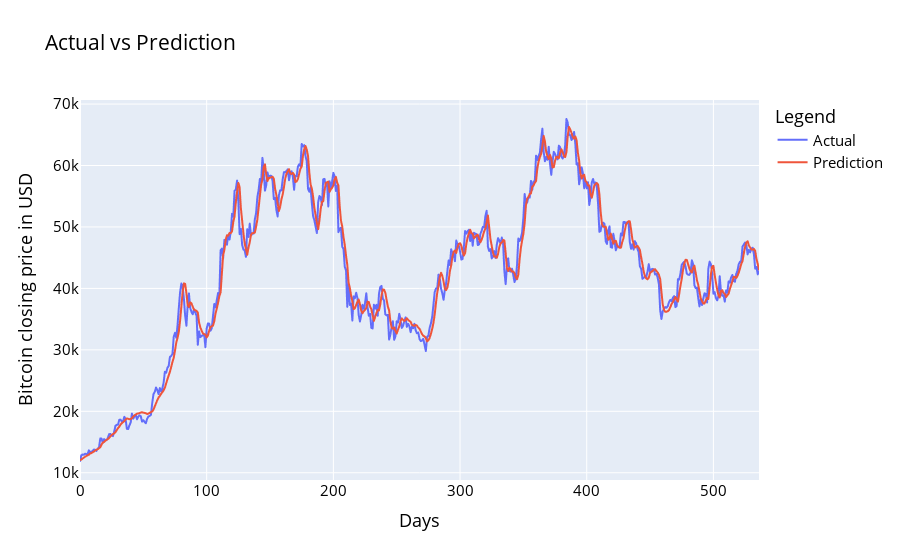

This figure's notebook cell:
### Code cell
df_plot = pd.DataFrame({ 'Actual': original_ytest.squeeze(), 'Prediction':prediction_bilstm.squeeze() })
import plotly.express as px
fig = px.line(df_plot, x=df_plot.index.values, y=df_plot.columns,
              title='custom tick labels')
fig.update_layout(title_text='Actual vs Prediction', 
                   font_size=15, font_color='black', legend_title_text='Legend')
fig.update_xaxes(title='Days')
fig.update_yaxes(title='Bitcoin closing price in USD')
fig.show()

### Figure 1 — Plotly figure (JSON) as saved in the notebook; plotly's stock layout.template omitted (floating-point values rounded to 4 significant figures; data arrays with more than 128 entries replaced by an {"elided": "..."} marker saying what was removed)
{"data": [{"hovertemplate": "variable=Actual<br>x=%{x}<br>value=%{y}<extra></extra>", "legendgroup": "Actual", "line": {"color": "#636efa", "dash": "solid"}, "mode": "lines", "name": "Actual", "showlegend": true, "type": "scattergl", "x": {"elided": "537 int values"}, "xaxis": "x", "y": {"elided": "537 float values"}, "yaxis": "y"}, {"hovertemplate": "variable=Prediction<br>x=%{x}<br>value=%{y}<extra></extra>", "legendgroup": "Prediction", "line": {"color": "#EF553B", "dash": "solid"}, "mode": "lines", "name": "Prediction", "showlegend": true, "type": "scattergl", "x": {"elided": "537 int values"}, "xaxis": "x", "y": {"elided": "537 float values"}, "yaxis": "y"}], "layout": {"font": {"color": "black", "size": 15}, "legend": {"title": {"text": "Legend"}, "tracegroupgap": 0}, "title": {"text": "Actual vs Prediction"}, "xaxis": {"anchor": "y", "domain": [0, 1], "title": {"text": "Days"}}, "yaxis": {"anchor": "x", "domain": [0, 1], "title": {"text": "Bitcoin closing price in USD"}}}}
